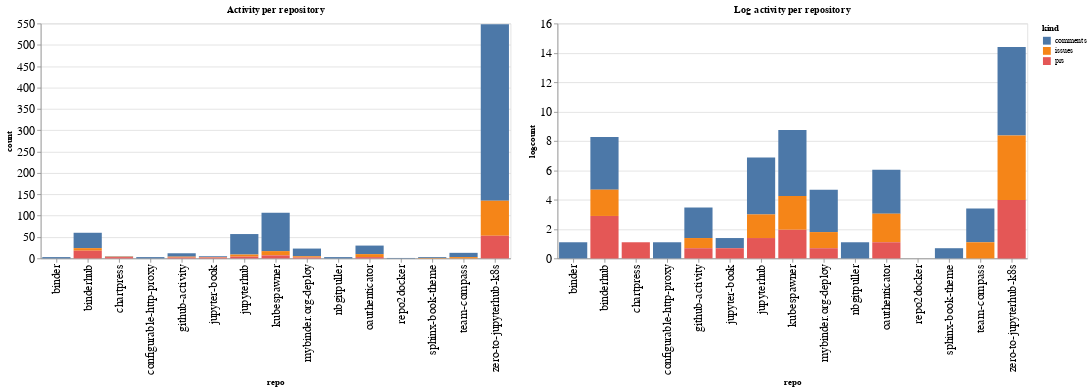

Notebook code cell kept with this figure:
### Code cell
ch1 = alt.Chart(repo_summaries, width=600, title="Activity per repository").mark_bar().encode(
    x='repo',
    y='count',
    color='kind',
    tooltip="kind"
)

ch2 = alt.Chart(repo_summaries, width=600, title="Log activity per repository").mark_bar().encode(
    x='repo',
    y='logcount',
    color='kind',
    tooltip="kind"
)

ch1 | ch2

### Figure 1 — Vega-Lite specification as saved in the notebook (floating-point values rounded to 4 significant figures)
{"config": {"axisLeft": {"labelFontSize": 15}, "axisBottom": {"labelFontSize": 15}}, "hconcat": [{"mark": "bar", "encoding": {"color": {"type": "nominal", "field": "kind"}, "tooltip": {"type": "nominal", "field": "kind"}, "x": {"type": "nominal", "field": "repo"}, "y": {"type": "quantitative", "field": "count"}}, "title": "Activity per repository", "width": 600}, {"mark": "bar", "encoding": {"color": {"type": "nominal", "field": "kind"}, "tooltip": {"type": "nominal", "field": "kind"}, "x": {"type": "nominal", "field": "repo"}, "y": {"type": "quantitative", "field": "logcount"}}, "title": "Log activity per repository", "width": 600}], "data": {"name": "data-8d7ccd6bbb153d3113337b03cdbe870a"}, "$schema": "https://vega.github.io/schema/vega-lite/v4.8.1.json", "datasets": {"data-8d7ccd6bbb153d3113337b03cdbe870a": [{"repo": "binder", "kind": "comments", "count": 3, "logcount": 1.099}, {"repo": "binderhub", "kind": "comments", "count": 36, "logcount": 3.584}, {"repo": "binderhub", "kind": "issues", "count": 6, "logcount": 1.792}, {"repo": "binderhub", "kind": "prs", "count": 18, "logcount": 2.89}, {"repo": "chartpress", "kind": "comments", "count": 1, "logcount": 0.0}, {"repo": "chartpress", "kind": "issues", "count": 1, "logcount": 0.0}, {"repo": "chartpress", "kind": "prs", "count": 3, "logcount": 1.099}, {"repo": "configurable-http-proxy", "kind": "comments", "count": 3, "logcount": 1.099}, {"repo": "github-activity", "kind": "comments", "count": 8, "logcount": 2.079}, {"repo": "github-activity", "kind": "issues", "count": 2, "logcount": 0.6931}, {"repo": "github-activity", "kind": "prs", "count": 2, "logcount": 0.6931}, {"repo": "jupyter-book", "kind": "comments", "count": 2, "logcount": 0.6931}, {"repo": "jupyter-book", "kind": "issues", "count": 1, "logcount": 0.0}, {"repo": "jupyter-book", "kind": "prs", "count": 2, "logcount": 0.6931}, {"repo": "jupyterhub", "kind": "comments", "count": 48, "logcount": 3.871}, {"repo": "jupyterhub", "kind": "issues", "count": 5, "logcount": 1.609}, {"repo": "jupyterhub", "kind": "prs", "count": 4, "logcount": 1.386}, {"repo": "kubespawner", "kind": "comments", "count": 90, "logcount": 4.5}, {"repo": "kubespawner", "kind": "issues", "count": 10, "logcount": 2.303}, {"repo": "kubespawner", "kind": "prs", "count": 7, "logcount": 1.946}, {"repo": "mybinder.org-deploy", "kind": "comments", "count": 18, "logcount": 2.89}, {"repo": "mybinder.org-deploy", "kind": "issues", "count": 3, "logcount": 1.099}, {"repo": "mybinder.org-deploy", "kind": "prs", "count": 2, "logcount": 0.6931}, {"repo": "nbgitpuller", "kind": "comments", "count": 3, "logcount": 1.099}, {"repo": "oauthenticator", "kind": "comments", "count": 20, "logcount": 2.996}, {"repo": "oauthenticator", "kind": "issues", "count": 7, "logcount": 1.946}, {"repo": "oauthenticator", "kind": "prs", "count": 3, "logcount": 1.099}, {"repo": "repo2docker", "kind": "comments", "count": 1, "logcount": 0.0}, {"repo": "sphinx-book-theme", "kind": "comments", "count": 2, "logcount": 0.6931}, {"repo": "sphinx-book-theme", "kind": "issues", "count": 1, "logcount": 0.0}, {"repo": "team-compass", "kind": "comments", "count": 10, "logcount": 2.303}, {"repo": "team-compass", "kind": "issues", "count": 3, "logcount": 1.099}, {"repo": "zero-to-jupyterhub-k8s", "kind": "comments", "count": 413, "logcount": 6.023}, {"repo": "zero-to-jupyterhub-k8s", "kind": "issues", "count": 82, "logcount": 4.407}, {"repo": "zero-to-jupyterhub-k8s", "kind": "prs", "count": 53, "logcount": 3.97}]}}
